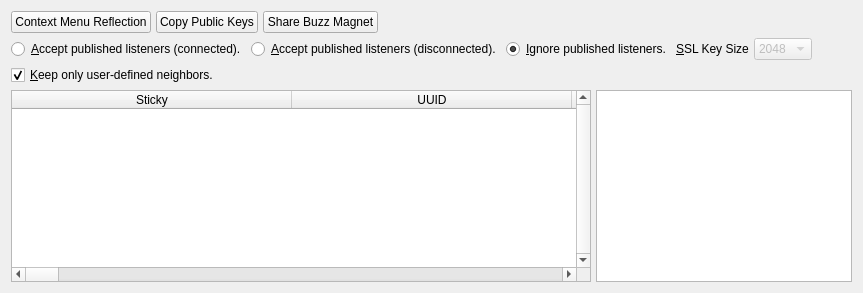
              <widget class="QWidget" name="layoutWidget1">
               <layout class="QVBoxLayout" name="verticalLayout_57">
                <property name="spacing">
                 <number>5</number>
                </property>
                <item>
                 <layout class="QHBoxLayout" name="horizontalLayout_26">
                  <property name="spacing">
                   <number>5</number>
                  </property>
                  <item>
                   <widget class="QPushButton" name="neighborsActionMenu">
                    <property name="text">
                     <string>Context Menu Reflection</string>
                    </property>
                   </widget>
                  </item>
                  <item>
                   <widget class="QPushButton" name="toolButtonCopyToClipboard">
                    <property name="toolTip">
                     <string>Copy your public key pairs to the clipboard buffer.</string>
                    </property>
                    <property name="text">
                     <string>Copy Public Keys</string>
                    </property>
                   </widget>
                  </item>
                  <item>
                   <widget class="QPushButton" name="shareBuzzMagnet">
                    <property name="text">
                     <string>Share Buzz Magnet</string>
                    </property>
                   </widget>
                  </item>
                  <item>
                   <spacer name="horizontalSpacer_22">
                    <property name="orientation">
                     <enum>Qt::Horizontal</enum>
                    </property>
                    <property name="sizeHint" stdset="0">
                     <size>
                      <width>40</width>
                      <height>20</height>
                     </size>
                    </property>
                   </spacer>
                  </item>
                 </layout>
                </item>
                <item>
                 <layout class="QHBoxLayout" name="horizontalLayout_24">
                  <property name="spacing">
                   <number>5</number>
                  </property>
                  <item>
                   <widget class="QRadioButton" name="acceptPublishedConnected">
                    <property name="toolTip">
                     <string>Select this option if you would like to accept and connect to published listeners.</string>
                    </property>
                    <property name="text">
                     <string>&amp;Accept published listeners (connected).</string>
                    </property>
                   </widget>
                  </item>
                  <item>
                   <widget class="QRadioButton" name="acceptPublishedDisconnected">
                    <property name="toolTip">
                     <string>Select this option if you would like to accept published listeners.</string>
                    </property>
                    <property name="text">
                     <string>&amp;Accept published listeners (disconnected).</string>
                    </property>
                    <property name="checked">
                     <bool>false</bool>
                    </property>
                   </widget>
                  </item>
                  <item>
                   <widget class="QRadioButton" name="ignorePublished">
                    <property name="text">
                     <string>&amp;Ignore published listeners.</string>
                    </property>
                    <property name="checked">
                     <bool>true</bool>
                    </property>
                   </widget>
                  </item>
                  <item>
                   <widget class="QLabel" name="label_30">
                    <property name="text">
                     <string>&amp;SSL Key Size</string>
                    </property>
                    <property name="buddy">
                     <cstring>publishedKeySize</cstring>
                    </property>
                   </widget>
                  </item>
                  <item>
                   <widget class="QComboBox" name="publishedKeySize">
                    <property name="enabled">
                     <bool>false</bool>
                    </property>
                    <property name="sizeAdjustPolicy">
                     <enum>QComboBox::AdjustToContents</enum>
                    </property>
                    <item>
                     <property name="text">
                      <string>2048</string>
                     </property>
                    </item>
                    <item>
                     <property name="text">
                      <string>3072</string>
                     </property>
                    </item>
                    <item>
                     <property name="text">
                      <string>4096</string>
                     </property>
                    </item>
                    <item>
                     <property name="text">
                      <string>8192</string>
                     </property>
                    </item>
                   </widget>
                  </item>
                  <item>
                   <spacer name="horizontalSpacer_24">
                    <property name="orientation">
                     <enum>Qt::Horizontal</enum>
                    </property>
                    <property name="sizeHint" stdset="0">
                     <size>
                      <width>40</width>
                      <height>20</height>
                     </size>
                    </property>
                   </spacer>
                  </item>
                 </layout>
                </item>
                <item>
                 <layout class="QHBoxLayout" name="horizontalLayout_28">
                  <property name="spacing">
                   <number>5</number>
                  </property>
                  <item>
                   <widget class="QCheckBox" name="keepOnlyUserDefinedNeighbors">
                    <property name="text">
                     <string>&amp;Keep only user-defined neighbors.</string>
                    </property>
                    <property name="checked">
                     <bool>true</bool>
                    </property>
                   </widget>
                  </item>
                  <item>
                   <spacer name="horizontalSpacer_25">
                    <property name="orientation">
                     <enum>Qt::Horizontal</enum>
                    </property>
                    <property name="sizeHint" stdset="0">
                     <size>
                      <width>40</width>
                      <height>20</height>
                     </size>
                    </property>
                   </spacer>
                  </item>
                 </layout>
                </item>
                <item>
                 <layout class="QHBoxLayout" name="horizontalLayout_48">
                  <property name="spacing">
                   <number>5</number>
                  </property>
                  <item>
                   <widget class="QTableWidget" name="neighbors">
                    <property name="verticalScrollBarPolicy">
                     <enum>Qt::ScrollBarAlwaysOn</enum>
                    </property>
                    <property name="alternatingRowColors">
                     <bool>true</bool>
                    </property>
                    <property name="selectionMode">
                     <enum>QAbstractItemView::SingleSelection</enum>
                    </property>
                    <property name="selectionBehavior">
                     <enum>QAbstractItemView::SelectRows</enum>
                    </property>
                    <property name="horizontalScrollMode">
                     <enum>QAbstractItemView::ScrollPerPixel</enum>
                    </property>
                    <property name="sortingEnabled">
                     <bool>true</bool>
                    </property>
                    <attribute name="horizontalHeaderDefaultSectionSize">
                     <number>280</number>
                    </attribute>
                    <attribute name="horizontalHeaderShowSortIndicator" stdset="0">
                     <bool>true</bool>
                    </attribute>
                    <attribute name="horizontalHeaderStretchLastSection">
                     <bool>true</bool>
                    </attribute>
                    <column>
                     <property name="text">
                      <string>Sticky</string>
                     </property>
                    </column>
                    <column>
                     <property name="text">
                      <string>UUID</string>
                     </property>
                    </column>
                    <column>
                     <property name="text">
                      <string>Status</string>
                     </property>
                    </column>
                    <column>
                     <property name="text">
                      <string>SSL Key Size</string>
                     </property>
                    </column>
                    <column>
                     <property name="text">
                      <string>Status Control</string>
                     </property>
                    </column>
                    <column>
                     <property name="text">
                      <string>Local IP</string>
                     </property>
                    </column>
                    <column>
                     <property name="text">
                      <string>Local Port</string>
                     </property>
                    </column>
                    <column>
                     <property name="text">
                      <string>External IP</string>
                     </property>
                    </column>
                    <column>
                     <property name="text">
                      <string>External Port</string>
                     </property>
                    </column>
                    <column>
                     <property name="text">
                      <string>Country</string>
                     </property>
                    </column>
                    <column>
                     <property name="text">
                      <string>Remote IP</string>
                     </property>
                    </column>
                    <column>
                     <property name="text">
                      <string>Remote Port</string>
                     </property>
                    </column>
                    <column>
                     <property name="text">
                      <string>Scope ID</string>
                     </property>
                    </column>
                    <column>
                     <property name="text">
                      <string>Protocol</string>
                     </property>
                    </column>
                    <column>
                     <property name="text">
                      <string>Proxy Hostname</string>
                     </property>
                    </column>
                    <column>
                     <property name="text">
                      <string>Proxy Port</string>
                     </property>
                    </column>
                    <column>
                     <property name="text">
                      <string>Max. Buffer Size (Bytes)</string>
                     </property>
                    </column>
                    <column>
                     <property name="text">
                      <string>Max. Content Length (Bytes)</string>
                     </property>
                    </column>
                    <column>
                     <property name="text">
                      <string>Echo Mode</string>
                     </property>
                    </column>
                    <column>
                     <property name="text">
                      <string>Uptime (Seconds)</string>
                     </property>
                    </column>
                    <column>
                     <property name="text">
                      <string>Allow Certificate Exceptions</string>
                     </property>
                    </column>
                    <column>
                     <property name="text">
                      <string>Certificate SHA-512 Hash</string>
                     </property>
                    </column>
                    <column>
                     <property name="text">
                      <string>Bytes Read</string>
                     </property>
                    </column>
                    <column>
                     <property name="text">
                      <string>Bytes Written</string>
                     </property>
                    </column>
                    <column>
                     <property name="text">
                      <string>SSL Session Cipher</string>
                     </property>
                    </column>
                    <column>
                     <property name="text">
                      <string>Account Name</string>
                     </property>
                    </column>
                    <column>
                     <property name="text">
                      <string>Account Authenticated</string>
                     </property>
                    </column>
                    <column>
                     <property name="text">
                      <string>Transport</string>
                     </property>
                    </column>
                    <column>
                     <property name="text">
                      <string>Orientation</string>
                     </property>
                    </column>
                    <column>
                     <property name="text">
                      <string>Message of the Day</string>
                     </property>
                    </column>
                    <column>
                     <property name="text">
                      <string>is_encrypted</string>
                     </property>
                    </column>
                    <column>
                     <property name="text">
                      <string>certificate</string>
                     </property>
                    </column>
                    <column>
                     <property name="text">
                      <string>OID</string>
                     </property>
                    </column>
                   </widget>
                  </item>
                  <item>
                   <widget class="QTextBrowser" name="neighborSummary">
                    <property name="sizePolicy">
                     <sizepolicy hsizetype="Minimum" vsizetype="Expanding">
                      <horstretch>0</horstretch>
                      <verstretch>0</verstretch>
                     </sizepolicy>
                    </property>
                    <property name="tabChangesFocus">
                     <bool>true</bool>
                    </property>
                    <property name="openLinks">
                     <bool>false</bool>
                    </property>
                   </widget>
                  </item>
                 </layout>
                </item>
               </layout>
              </widget>
